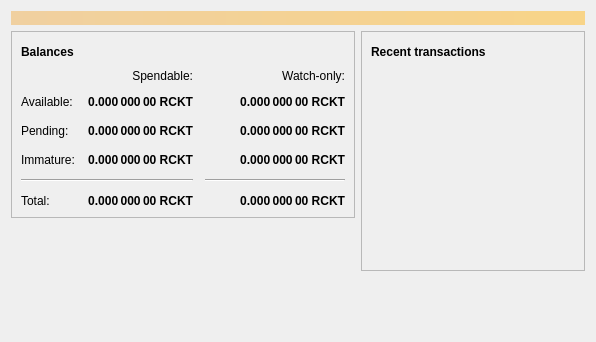
<?xml version="1.0" encoding="UTF-8"?>
<ui version="4.0">
 <class>OverviewPage</class>
 <widget class="QWidget" name="OverviewPage">
  <property name="geometry">
   <rect>
    <x>0</x>
    <y>0</y>
    <width>596</width>
    <height>342</height>
   </rect>
  </property>
  <property name="windowTitle">
   <string>Form</string>
  </property>
  <layout class="QVBoxLayout" name="topLayout">
   <item>
    <widget class="QLabel" name="labelAlerts">
     <property name="visible">
      <bool>false</bool>
     </property>
     <property name="styleSheet">
      <string notr="true">QLabel { background-color: qlineargradient(x1: 0, y1: 0, x2: 1, y2: 0, stop:0 #F0D0A0, stop:1 #F8D488); color:#000000; }</string>
     </property>
     <property name="wordWrap">
      <bool>true</bool>
     </property>
     <property name="margin">
      <number>3</number>
     </property>
     <property name="textInteractionFlags">
      <set>Qt::TextSelectableByMouse</set>
     </property>
    </widget>
   </item>
   <item>
    <layout class="QHBoxLayout" name="horizontalLayout" stretch="1,1">
     <item>
      <layout class="QVBoxLayout" name="verticalLayout_2">
       <item>
        <widget class="QFrame" name="frame">
         <property name="frameShape">
          <enum>QFrame::StyledPanel</enum>
         </property>
         <property name="frameShadow">
          <enum>QFrame::Raised</enum>
         </property>
         <layout class="QVBoxLayout" name="verticalLayout_4">
          <item>
           <layout class="QHBoxLayout" name="horizontalLayout_4">
            <item>
             <widget class="QLabel" name="label_5">
              <property name="font">
               <font>
                <weight>75</weight>
                <bold>true</bold>
               </font>
              </property>
              <property name="text">
               <string>Balances</string>
              </property>
             </widget>
            </item>
            <item>
             <widget class="QPushButton" name="labelWalletStatus">
              <property name="enabled">
               <bool>true</bool>
              </property>
              <property name="maximumSize">
               <size>
                <width>30</width>
                <height>16777215</height>
               </size>
              </property>
              <property name="toolTip">
               <string>The displayed information may be out of date. Your wallet automatically synchronizes with the Rocketcoin network after a connection is established, but this process has not completed yet.</string>
              </property>
              <property name="text">
               <string/>
              </property>
              <property name="icon">
               <iconset resource="../bitcoin.qrc">
                <normaloff>:/icons/warning</normaloff>
                <disabledoff>:/icons/warning</disabledoff>:/icons/warning</iconset>
              </property>
              <property name="iconSize">
               <size>
                <width>24</width>
                <height>24</height>
               </size>
              </property>
              <property name="flat">
               <bool>true</bool>
              </property>
             </widget>
            </item>
            <item>
             <spacer name="horizontalSpacer_3">
              <property name="orientation">
               <enum>Qt::Horizontal</enum>
              </property>
              <property name="sizeHint" stdset="0">
               <size>
                <width>40</width>
                <height>20</height>
               </size>
              </property>
             </spacer>
            </item>
           </layout>
          </item>
          <item>
           <layout class="QGridLayout" name="gridLayout">
            <property name="spacing">
             <number>12</number>
            </property>
            <item row="2" column="2">
             <widget class="QLabel" name="labelWatchPending">
              <property name="font">
               <font>
                <weight>75</weight>
                <bold>true</bold>
               </font>
              </property>
              <property name="cursor">
               <cursorShape>IBeamCursor</cursorShape>
              </property>
              <property name="toolTip">
               <string>Unconfirmed transactions to watch-only addresses</string>
              </property>
              <property name="text">
               <string notr="true">0.000 000 00 RCKT</string>
              </property>
              <property name="alignment">
               <set>Qt::AlignRight|Qt::AlignTrailing|Qt::AlignVCenter</set>
              </property>
              <property name="textInteractionFlags">
               <set>Qt::LinksAccessibleByMouse|Qt::TextSelectableByKeyboard|Qt::TextSelectableByMouse</set>
              </property>
             </widget>
            </item>
            <item row="2" column="1">
             <widget class="QLabel" name="labelUnconfirmed">
              <property name="font">
               <font>
                <weight>75</weight>
                <bold>true</bold>
               </font>
              </property>
              <property name="cursor">
               <cursorShape>IBeamCursor</cursorShape>
              </property>
              <property name="toolTip">
               <string>Total of transactions that have yet to be confirmed, and do not yet count toward the spendable balance</string>
              </property>
              <property name="text">
               <string notr="true">0.000 000 00 RCKT</string>
              </property>
              <property name="alignment">
               <set>Qt::AlignRight|Qt::AlignTrailing|Qt::AlignVCenter</set>
              </property>
              <property name="textInteractionFlags">
               <set>Qt::LinksAccessibleByMouse|Qt::TextSelectableByKeyboard|Qt::TextSelectableByMouse</set>
              </property>
             </widget>
            </item>
            <item row="3" column="2">
             <widget class="QLabel" name="labelWatchImmature">
              <property name="font">
               <font>
                <weight>75</weight>
                <bold>true</bold>
               </font>
              </property>
              <property name="cursor">
               <cursorShape>IBeamCursor</cursorShape>
              </property>
              <property name="toolTip">
               <string>Mined balance in watch-only addresses that has not yet matured</string>
              </property>
              <property name="text">
               <string notr="true">0.000 000 00 RCKT</string>
              </property>
              <property name="alignment">
               <set>Qt::AlignRight|Qt::AlignTrailing|Qt::AlignVCenter</set>
              </property>
              <property name="textInteractionFlags">
               <set>Qt::LinksAccessibleByMouse|Qt::TextSelectableByKeyboard|Qt::TextSelectableByMouse</set>
              </property>
             </widget>
            </item>
            <item row="4" column="0" colspan="2">
             <widget class="Line" name="line">
              <property name="orientation">
               <enum>Qt::Horizontal</enum>
              </property>
             </widget>
            </item>
            <item row="4" column="2">
             <widget class="Line" name="lineWatchBalance">
              <property name="sizePolicy">
               <sizepolicy hsizetype="Preferred" vsizetype="Fixed">
                <horstretch>0</horstretch>
                <verstretch>0</verstretch>
               </sizepolicy>
              </property>
              <property name="minimumSize">
               <size>
                <width>140</width>
                <height>0</height>
               </size>
              </property>
              <property name="orientation">
               <enum>Qt::Horizontal</enum>
              </property>
             </widget>
            </item>
            <item row="5" column="0">
             <widget class="QLabel" name="labelTotalText">
              <property name="text">
               <string>Total:</string>
              </property>
             </widget>
            </item>
            <item row="3" column="1">
             <widget class="QLabel" name="labelImmature">
              <property name="font">
               <font>
                <weight>75</weight>
                <bold>true</bold>
               </font>
              </property>
              <property name="cursor">
               <cursorShape>IBeamCursor</cursorShape>
              </property>
              <property name="toolTip">
               <string>Mined balance that has not yet matured</string>
              </property>
              <property name="text">
               <string notr="true">0.000 000 00 RCKT</string>
              </property>
              <property name="alignment">
               <set>Qt::AlignRight|Qt::AlignTrailing|Qt::AlignVCenter</set>
              </property>
              <property name="textInteractionFlags">
               <set>Qt::LinksAccessibleByMouse|Qt::TextSelectableByKeyboard|Qt::TextSelectableByMouse</set>
              </property>
             </widget>
            </item>
            <item row="2" column="3">
             <spacer name="horizontalSpacer_2">
              <property name="orientation">
               <enum>Qt::Horizontal</enum>
              </property>
              <property name="sizeHint" stdset="0">
               <size>
                <width>40</width>
                <height>20</height>
               </size>
              </property>
             </spacer>
            </item>
            <item row="3" column="0">
             <widget class="QLabel" name="labelImmatureText">
              <property name="text">
               <string>Immature:</string>
              </property>
             </widget>
            </item>
            <item row="5" column="1">
             <widget class="QLabel" name="labelTotal">
              <property name="font">
               <font>
                <weight>75</weight>
                <bold>true</bold>
               </font>
              </property>
              <property name="cursor">
               <cursorShape>IBeamCursor</cursorShape>
              </property>
              <property name="toolTip">
               <string>Your current total balance</string>
              </property>
              <property name="text">
               <string notr="true">0.000 000 00 RCKT</string>
              </property>
              <property name="alignment">
               <set>Qt::AlignRight|Qt::AlignTrailing|Qt::AlignVCenter</set>
              </property>
              <property name="textInteractionFlags">
               <set>Qt::LinksAccessibleByMouse|Qt::TextSelectableByKeyboard|Qt::TextSelectableByMouse</set>
              </property>
             </widget>
            </item>
            <item row="5" column="2">
             <widget class="QLabel" name="labelWatchTotal">
              <property name="font">
               <font>
                <weight>75</weight>
                <bold>true</bold>
               </font>
              </property>
              <property name="cursor">
               <cursorShape>IBeamCursor</cursorShape>
              </property>
              <property name="toolTip">
               <string>Current total balance in watch-only addresses</string>
              </property>
              <property name="text">
               <string notr="true">0.000 000 00 RCKT</string>
              </property>
              <property name="alignment">
               <set>Qt::AlignRight|Qt::AlignTrailing|Qt::AlignVCenter</set>
              </property>
              <property name="textInteractionFlags">
               <set>Qt::LinksAccessibleByMouse|Qt::TextSelectableByKeyboard|Qt::TextSelectableByMouse</set>
              </property>
             </widget>
            </item>
            <item row="0" column="2">
             <widget class="QLabel" name="labelWatchonly">
              <property name="text">
               <string>Watch-only:</string>
              </property>
              <property name="alignment">
               <set>Qt::AlignRight|Qt::AlignTrailing|Qt::AlignVCenter</set>
              </property>
             </widget>
            </item>
            <item row="1" column="0">
             <widget class="QLabel" name="labelBalanceText">
              <property name="text">
               <string>Available:</string>
              </property>
             </widget>
            </item>
            <item row="1" column="1">
             <widget class="QLabel" name="labelBalance">
              <property name="font">
               <font>
                <weight>75</weight>
                <bold>true</bold>
               </font>
              </property>
              <property name="cursor">
               <cursorShape>IBeamCursor</cursorShape>
              </property>
              <property name="toolTip">
               <string>Your current spendable balance</string>
              </property>
              <property name="text">
               <string notr="true">0.000 000 00 RCKT</string>
              </property>
              <property name="alignment">
               <set>Qt::AlignRight|Qt::AlignTrailing|Qt::AlignVCenter</set>
              </property>
              <property name="textInteractionFlags">
               <set>Qt::LinksAccessibleByMouse|Qt::TextSelectableByKeyboard|Qt::TextSelectableByMouse</set>
              </property>
             </widget>
            </item>
            <item row="1" column="2">
             <widget class="QLabel" name="labelWatchAvailable">
              <property name="font">
               <font>
                <weight>75</weight>
                <bold>true</bold>
               </font>
              </property>
              <property name="cursor">
               <cursorShape>IBeamCursor</cursorShape>
              </property>
              <property name="toolTip">
               <string>Your current balance in watch-only addresses</string>
              </property>
              <property name="text">
               <string notr="true">0.000 000 00 RCKT</string>
              </property>
              <property name="alignment">
               <set>Qt::AlignRight|Qt::AlignTrailing|Qt::AlignVCenter</set>
              </property>
              <property name="textInteractionFlags">
               <set>Qt::LinksAccessibleByMouse|Qt::TextSelectableByKeyboard|Qt::TextSelectableByMouse</set>
              </property>
             </widget>
            </item>
            <item row="2" column="0">
             <widget class="QLabel" name="labelPendingText">
              <property name="text">
               <string>Pending:</string>
              </property>
             </widget>
            </item>
            <item row="0" column="1">
             <widget class="QLabel" name="labelSpendable">
              <property name="text">
               <string>Spendable:</string>
              </property>
              <property name="alignment">
               <set>Qt::AlignRight|Qt::AlignTrailing|Qt::AlignVCenter</set>
              </property>
             </widget>
            </item>
           </layout>
          </item>
         </layout>
        </widget>
       </item>
       <item>
        <spacer name="verticalSpacer">
         <property name="orientation">
          <enum>Qt::Vertical</enum>
         </property>
         <property name="sizeHint" stdset="0">
          <size>
           <width>20</width>
           <height>40</height>
          </size>
         </property>
        </spacer>
       </item>
      </layout>
     </item>
     <item>
      <layout class="QVBoxLayout" name="verticalLayout_3">
       <item>
        <widget class="QFrame" name="frame_2">
         <property name="frameShape">
          <enum>QFrame::StyledPanel</enum>
         </property>
         <property name="frameShadow">
          <enum>QFrame::Raised</enum>
         </property>
         <layout class="QVBoxLayout" name="verticalLayout">
          <item>
           <layout class="QHBoxLayout" name="horizontalLayout_2">
            <item>
             <widget class="QLabel" name="label_4">
              <property name="font">
               <font>
                <weight>75</weight>
                <bold>true</bold>
               </font>
              </property>
              <property name="text">
               <string>Recent transactions</string>
              </property>
             </widget>
            </item>
            <item>
             <widget class="QPushButton" name="labelTransactionsStatus">
              <property name="enabled">
               <bool>true</bool>
              </property>
              <property name="maximumSize">
               <size>
                <width>30</width>
                <height>16777215</height>
               </size>
              </property>
              <property name="toolTip">
               <string>The displayed information may be out of date. Your wallet automatically synchronizes with the Rocketcoin network after a connection is established, but this process has not completed yet.</string>
              </property>
              <property name="text">
               <string/>
              </property>
              <property name="icon">
               <iconset resource="../bitcoin.qrc">
                <normaloff>:/icons/warning</normaloff>
                <disabledoff>:/icons/warning</disabledoff>:/icons/warning</iconset>
              </property>
              <property name="iconSize">
               <size>
                <width>24</width>
                <height>24</height>
               </size>
              </property>
              <property name="flat">
               <bool>true</bool>
              </property>
             </widget>
            </item>
            <item>
             <spacer name="horizontalSpacer">
              <property name="orientation">
               <enum>Qt::Horizontal</enum>
              </property>
              <property name="sizeHint" stdset="0">
               <size>
                <width>40</width>
                <height>20</height>
               </size>
              </property>
             </spacer>
            </item>
           </layout>
          </item>
          <item>
           <widget class="QListView" name="listTransactions">
            <property name="styleSheet">
             <string notr="true">QListView { background: transparent; }</string>
            </property>
            <property name="frameShape">
             <enum>QFrame::NoFrame</enum>
            </property>
            <property name="verticalScrollBarPolicy">
             <enum>Qt::ScrollBarAlwaysOff</enum>
            </property>
            <property name="horizontalScrollBarPolicy">
             <enum>Qt::ScrollBarAlwaysOff</enum>
            </property>
            <property name="selectionMode">
             <enum>QAbstractItemView::NoSelection</enum>
            </property>
           </widget>
          </item>
         </layout>
        </widget>
       </item>
       <item>
        <spacer name="verticalSpacer_2">
         <property name="orientation">
          <enum>Qt::Vertical</enum>
         </property>
         <property name="sizeHint" stdset="0">
          <size>
           <width>20</width>
           <height>40</height>
          </size>
         </property>
        </spacer>
       </item>
      </layout>
     </item>
    </layout>
   </item>
  </layout>
 </widget>
 <resources/>
 <connections/>
</ui>
